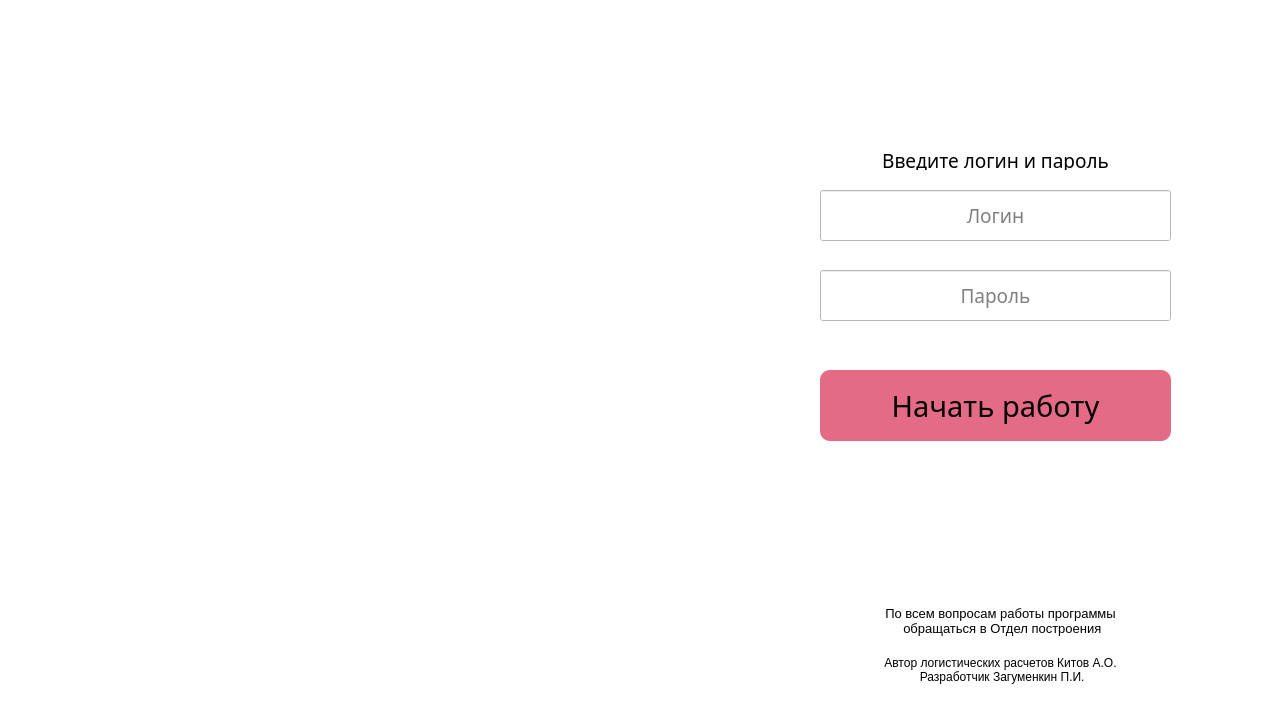
<?xml version="1.0" encoding="UTF-8"?>
<ui version="4.0">
 <class>WindowLogin</class>
 <widget class="QMainWindow" name="WindowLogin">
  <property name="geometry">
   <rect>
    <x>0</x>
    <y>0</y>
    <width>1280</width>
    <height>720</height>
   </rect>
  </property>
  <property name="minimumSize">
   <size>
    <width>1280</width>
    <height>720</height>
   </size>
  </property>
  <property name="maximumSize">
   <size>
    <width>1280</width>
    <height>720</height>
   </size>
  </property>
  <property name="font">
   <font>
    <family>Trebuchet MS</family>
    <pointsize>14</pointsize>
   </font>
  </property>
  <property name="cursor">
   <cursorShape>ArrowCursor</cursorShape>
  </property>
  <property name="mouseTracking">
   <bool>false</bool>
  </property>
  <property name="tabletTracking">
   <bool>false</bool>
  </property>
  <property name="windowTitle">
   <string>Малина 64</string>
  </property>
  <property name="windowIcon">
   <iconset>
    <normaloff>../image/icon.png</normaloff>../image/icon.png</iconset>
  </property>
  <property name="styleSheet">
   <string notr="true">background: #fff</string>
  </property>
  <widget class="QWidget" name="centralwidget">
   <widget class="QPushButton" name="btn_login">
    <property name="geometry">
     <rect>
      <x>820</x>
      <y>370</y>
      <width>351</width>
      <height>71</height>
     </rect>
    </property>
    <property name="font">
     <font>
      <family>Trebuchet MS</family>
      <pointsize>22</pointsize>
      <weight>50</weight>
      <bold>false</bold>
     </font>
    </property>
    <property name="focusPolicy">
     <enum>Qt::StrongFocus</enum>
    </property>
    <property name="styleSheet">
     <string notr="true">QPushButton {
background-color: rgb(228, 107, 134);
border: none;
border-radius: 10px}

QPushButton:hover {
border: 1px solid  rgb(0, 0, 0);
background-color: rgba(228, 107, 134, 0.9)
}

QPushButton:pressed {
border:3px solid  rgb(0, 0, 0);
background-color: rgba(228, 107, 134, 1)
}</string>
    </property>
    <property name="text">
     <string>Начать работу</string>
    </property>
    <property name="checkable">
     <bool>false</bool>
    </property>
   </widget>
   <widget class="QLineEdit" name="line_login">
    <property name="geometry">
     <rect>
      <x>820</x>
      <y>190</y>
      <width>351</width>
      <height>51</height>
     </rect>
    </property>
    <property name="font">
     <font>
      <family>Trebuchet MS</family>
      <pointsize>14</pointsize>
     </font>
    </property>
    <property name="tabletTracking">
     <bool>false</bool>
    </property>
    <property name="focusPolicy">
     <enum>Qt::StrongFocus</enum>
    </property>
    <property name="contextMenuPolicy">
     <enum>Qt::DefaultContextMenu</enum>
    </property>
    <property name="layoutDirection">
     <enum>Qt::LeftToRight</enum>
    </property>
    <property name="inputMethodHints">
     <set>Qt::ImhNone</set>
    </property>
    <property name="maxLength">
     <number>24</number>
    </property>
    <property name="echoMode">
     <enum>QLineEdit::Normal</enum>
    </property>
    <property name="alignment">
     <set>Qt::AlignCenter</set>
    </property>
    <property name="placeholderText">
     <string>Логин</string>
    </property>
    <property name="cursorMoveStyle">
     <enum>Qt::LogicalMoveStyle</enum>
    </property>
    <property name="clearButtonEnabled">
     <bool>false</bool>
    </property>
   </widget>
   <widget class="QLabel" name="label_autor_text">
    <property name="geometry">
     <rect>
      <x>820</x>
      <y>649</y>
      <width>361</width>
      <height>41</height>
     </rect>
    </property>
    <property name="font">
     <font>
      <family>Arial</family>
     </font>
    </property>
    <property name="text">
     <string>Автор логиcтических расчетов Китов А.О. 
 Разработчик Загуменкин П.И.</string>
    </property>
    <property name="alignment">
     <set>Qt::AlignCenter</set>
    </property>
   </widget>
   <widget class="QLineEdit" name="line_password">
    <property name="geometry">
     <rect>
      <x>820</x>
      <y>270</y>
      <width>351</width>
      <height>51</height>
     </rect>
    </property>
    <property name="font">
     <font>
      <family>Trebuchet MS</family>
      <pointsize>14</pointsize>
     </font>
    </property>
    <property name="tabletTracking">
     <bool>false</bool>
    </property>
    <property name="focusPolicy">
     <enum>Qt::StrongFocus</enum>
    </property>
    <property name="contextMenuPolicy">
     <enum>Qt::DefaultContextMenu</enum>
    </property>
    <property name="inputMethodHints">
     <set>Qt::ImhHiddenText|Qt::ImhNoAutoUppercase|Qt::ImhNoPredictiveText|Qt::ImhSensitiveData</set>
    </property>
    <property name="maxLength">
     <number>16</number>
    </property>
    <property name="echoMode">
     <enum>QLineEdit::Password</enum>
    </property>
    <property name="alignment">
     <set>Qt::AlignCenter</set>
    </property>
    <property name="placeholderText">
     <string>Пароль</string>
    </property>
   </widget>
   <widget class="QLabel" name="label_logo_721">
    <property name="geometry">
     <rect>
      <x>0</x>
      <y>0</y>
      <width>731</width>
      <height>721</height>
     </rect>
    </property>
    <property name="text">
     <string/>
    </property>
    <property name="pixmap">
     <pixmap>../image/logo_721.png</pixmap>
    </property>
    <property name="scaledContents">
     <bool>false</bool>
    </property>
   </widget>
   <widget class="QLabel" name="label_login_password">
    <property name="geometry">
     <rect>
      <x>820</x>
      <y>150</y>
      <width>351</width>
      <height>20</height>
     </rect>
    </property>
    <property name="font">
     <font>
      <family>Trebuchet MS</family>
      <pointsize>14</pointsize>
     </font>
    </property>
    <property name="layoutDirection">
     <enum>Qt::LeftToRight</enum>
    </property>
    <property name="text">
     <string>Введите логин и пароль</string>
    </property>
    <property name="alignment">
     <set>Qt::AlignCenter</set>
    </property>
   </widget>
   <widget class="QLabel" name="lable_suppot_text">
    <property name="geometry">
     <rect>
      <x>830</x>
      <y>590</y>
      <width>341</width>
      <height>61</height>
     </rect>
    </property>
    <property name="font">
     <font>
      <family>Arial</family>
      <pointsize>10</pointsize>
     </font>
    </property>
    <property name="mouseTracking">
     <bool>true</bool>
    </property>
    <property name="tabletTracking">
     <bool>false</bool>
    </property>
    <property name="acceptDrops">
     <bool>false</bool>
    </property>
    <property name="text">
     <string>По всем вопросам работы программы 
 обращаться в Отдел построения</string>
    </property>
    <property name="textFormat">
     <enum>Qt::AutoText</enum>
    </property>
    <property name="scaledContents">
     <bool>false</bool>
    </property>
    <property name="alignment">
     <set>Qt::AlignCenter</set>
    </property>
    <property name="wordWrap">
     <bool>true</bool>
    </property>
    <property name="margin">
     <number>10</number>
    </property>
   </widget>
  </widget>
 </widget>
 <resources/>
 <connections/>
</ui>
